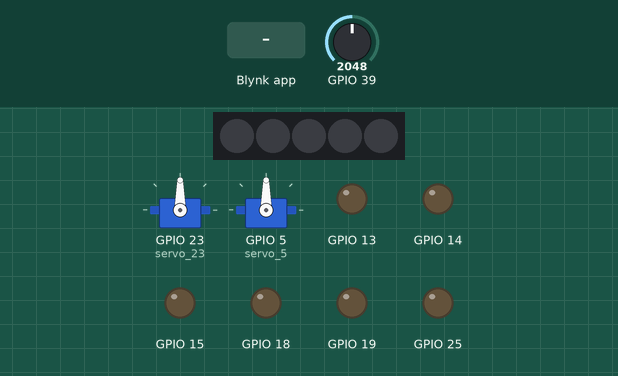
This sketch was run on a simulated ESP32. Parts: 2 × servo, 5 RGB LEDs in strip order, left to right, output pins drawn as LEDs (lit = HIGH). The test bench sets the inputs (shaded band); at power-on: GPIO 39 = 2048. WiFi joins after 1.5 s; servers stay silent unless stated.

Above: at 3.0 s.
3.1 s: Blynk app writes 0 to V9
At 4.3 s:
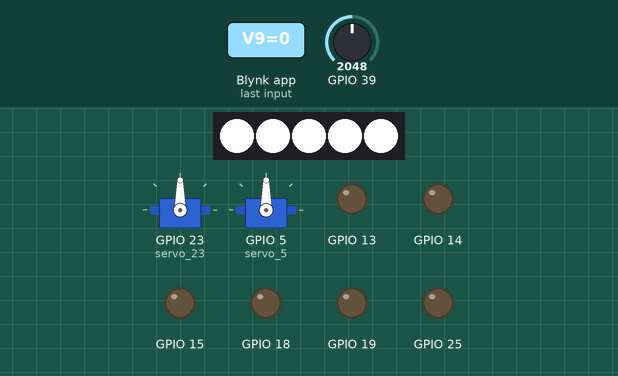
4.6 s: Blynk app writes 1 to V0
At 5.5 s:
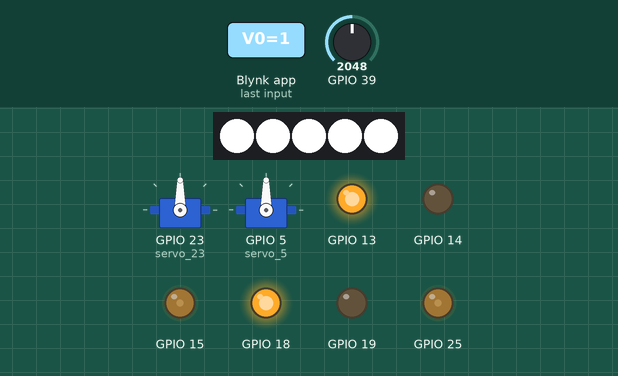
6.1 s: Blynk app writes 0 to V0
At 6.7 s:
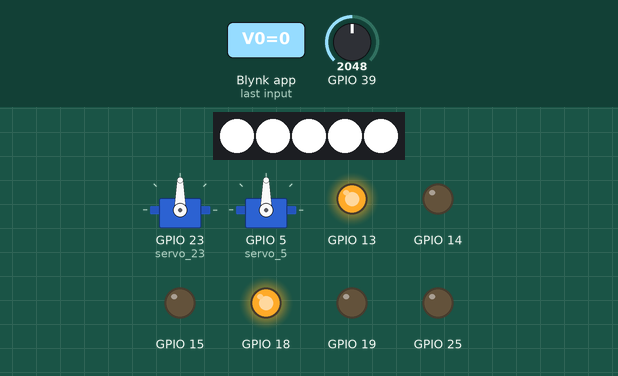
7.6 s: Blynk app writes 1 to V1
At 8.8 s:
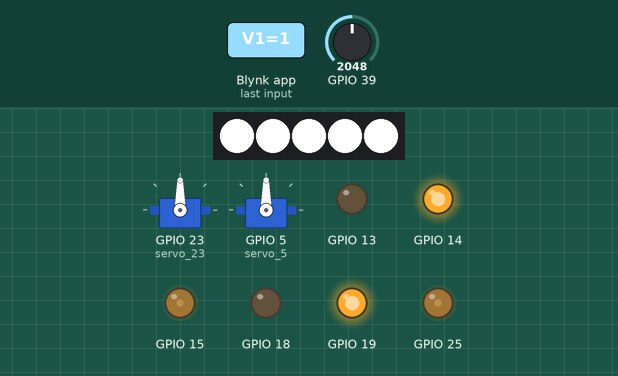
9.1 s: Blynk app writes 1 to V2
At 10.1 s:
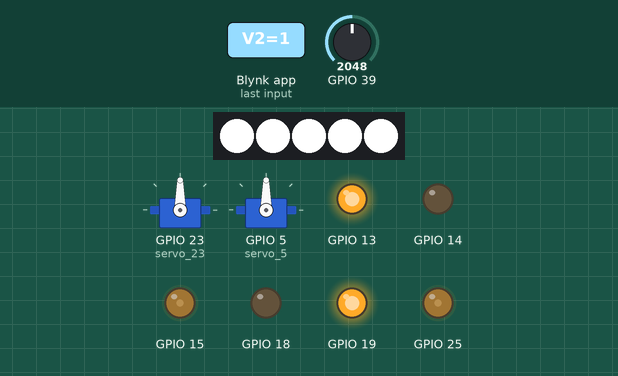
10.6 s: Blynk app writes 1 to V3
At 11.3 s:
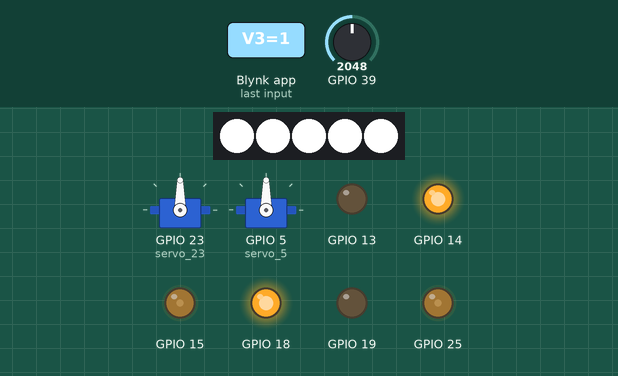
Timing chart, 0 to 13.1 s (numbered marks = the images above; inputs shaded):
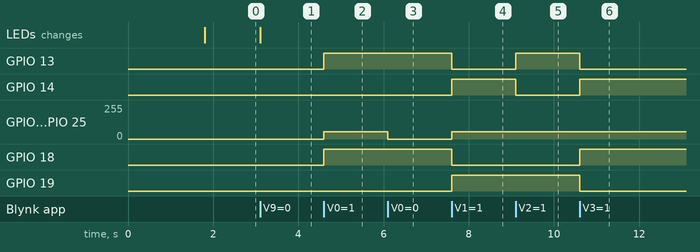

Measured:
- after the input at 3.1 s, the LEDs: change at once (image 1)
- after the input at 4.6 s, GPIO 13, GPIO 18: LOW → HIGH at once; GPIO 15, GPIO 25: 0/255 → 55/255 at once
- after the input at 6.1 s, GPIO 15, GPIO 25: 55/255 → 0/255 at once
- after the input at 7.6 s, GPIO 13, GPIO 18: HIGH → LOW at once; GPIO 14, GPIO 19: LOW → HIGH at once; GPIO 15, GPIO 25: 0/255 → 55/255 at once
- after the input at 9.1 s, GPIO 13: LOW → HIGH at once; GPIO 14: HIGH → LOW at once
- after the input at 10.6 s, GPIO 13, GPIO 19: HIGH → LOW at once; GPIO 14, GPIO 18: LOW → HIGH at once

The sketch:

blynk.ino
```cpp
#include <ESP32Servo.h>

int speed = 55;
int ldr;

#define BLYNK_TEMPLATE_ID           "TMPLxpx1_aY-"
#define BLYNK_DEVICE_NAME           "Kereta Remote"
#define BLYNK_AUTH_TOKEN            "V3qK7ZA8a2-MF0Qnaod1m2bGxebA2_PC"


#define BLYNK_PRINT Serial


#include <WiFi.h>
#include <WiFiClient.h>
#include <BlynkSimpleEsp32.h>
char auth[] = BLYNK_AUTH_TOKEN;

char ssid[] = "Mindspark";
char pass[] = "SparkMe1";
BLYNK_WRITE(V0)
{
int pinValue = param.asInt();
  // Turn on RGB based on LDR value. Here Red if LDR reading is less than 100. otherwise will be white

  if (pinValue == 1) {
	digitalWrite(13,HIGH);
	digitalWrite(14,LOW);
	analogWrite(25,speed);
	digitalWrite(18,HIGH);
	digitalWrite(19,LOW);
	analogWrite(15,speed);

  } else {
	digitalWrite(13,HIGH);
	digitalWrite(14,LOW);
	analogWrite(25,0);
	digitalWrite(18,HIGH);
	digitalWrite(19,LOW);
	analogWrite(15,0);

  }
}

BLYNK_WRITE(V1)
{
int pinValue = param.asInt();
  // Turn on RGB based on LDR value. Here Red if LDR reading is less than 100. otherwise will be white

  if (pinValue == 1) {
	digitalWrite(13,LOW);
	digitalWrite(14,HIGH);
	analogWrite(25,speed);
	digitalWrite(18,LOW);
	digitalWrite(19,HIGH);
	analogWrite(15,speed);

  } else {
	digitalWrite(13,HIGH);
	digitalWrite(14,LOW);
	analogWrite(25,0);
	digitalWrite(18,HIGH);
	digitalWrite(19,LOW);
	analogWrite(15,0);

  }
}

BLYNK_WRITE(V2)
{
int pinValue = param.asInt();
  // Turn on RGB based on LDR value. Here Red if LDR reading is less than 100. otherwise will be white

  if (pinValue == 1) {
	digitalWrite(13,HIGH);
	digitalWrite(14,LOW);
	analogWrite(25,speed);
	digitalWrite(18,LOW);
	digitalWrite(19,HIGH);
	analogWrite(15,speed);

  } else {
	digitalWrite(13,HIGH);
	digitalWrite(14,LOW);
	analogWrite(25,0);
	digitalWrite(18,HIGH);
	digitalWrite(19,LOW);
	analogWrite(15,0);

  }
}

BLYNK_WRITE(V3)
{
int pinValue = param.asInt();
  // Turn on RGB based on LDR value. Here Red if LDR reading is less than 100. otherwise will be white

  if (pinValue == 1) {
	digitalWrite(13,LOW);
	digitalWrite(14,HIGH);
	analogWrite(25,speed);
	digitalWrite(18,HIGH);
	digitalWrite(19,LOW);
	analogWrite(15,speed);

  } else {
	digitalWrite(13,HIGH);
	digitalWrite(14,LOW);
	analogWrite(25,0);
	digitalWrite(18,HIGH);
	digitalWrite(19,LOW);
	analogWrite(15,0);

  }
}

BlynkTimer Timer1;

void Timer1_TimerEvent()
{
  ldr = (int)(analogRead(39));
  Blynk.virtualWrite(V5, ldr);
}

Servo servo_23;
#include <Adafruit_NeoPixel.h>
 Adafruit_NeoPixel pixels = Adafruit_NeoPixel(5, 4, NEO_GRB + NEO_KHZ800);

BLYNK_WRITE(V9)
{
int pinValue = param.asInt();
  // Turn on RGB based on LDR value. Here Red if LDR reading is less than 100. otherwise will be white

  if (pinValue == 1) {
	servo_23.write(0);

  } else {
	pixels.setPixelColor(0, 0xffffff);
	pixels.setPixelColor(1, 0xffffff);
	pixels.setPixelColor(2, 0xffffff);
	pixels.setPixelColor(3, 0xffffff);
	pixels.setPixelColor(4, 0xffffff);
	pixels.show();
	pixels.show();

  }
}

BLYNK_WRITE(V6)
{
int pinValue = param.asInt();
  // Turn on RGB based on LDR value. Here Red if LDR reading is less than 100. otherwise will be white

  if (pinValue == 1) {
	servo_23.write(45);

  } else {

  }
}

BLYNK_WRITE(V10)
{
int pinValue = param.asInt();
  speed = (int)(pinValue);
}

Servo servo_5;
BLYNK_WRITE(V11)
{
int pinValue = param.asInt();
  // Turn on RGB based on LDR value. Here Red if LDR reading is less than 100. otherwise will be white

  if (pinValue == 1) {
	servo_5.write(0);

  } else {

  }
}

BLYNK_WRITE(V12)
{
int pinValue = param.asInt();
  // Turn on RGB based on LDR value. Here Red if LDR reading is less than 100. otherwise will be white

  if (pinValue == 1) {
	servo_5.write(45);

  } else {

  }
}


void setup() {
  Serial.begin(9600);
  Blynk.begin(auth, ssid, pass);
  pinMode(13,OUTPUT);
 pinMode(14,OUTPUT);
 pinMode(25,OUTPUT);
  pinMode(18,OUTPUT);
 pinMode(19,OUTPUT);
 pinMode(15,OUTPUT);
  pinMode(39, INPUT);
  Timer1.setInterval(500, Timer1_TimerEvent);

  servo_23.attach(23);
  pixels.begin();

  servo_5.attach(5);
}

void loop() {
  Blynk.run();
  Timer1.run();
}
```
